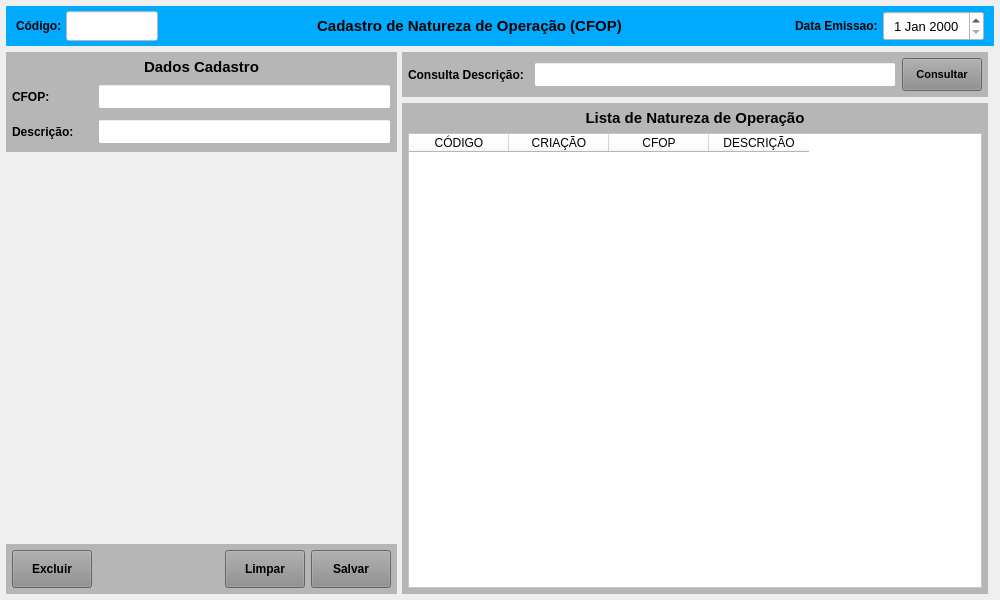
<?xml version="1.0" encoding="UTF-8"?>
<ui version="4.0">
 <class>MainWindow</class>
 <widget class="QMainWindow" name="MainWindow">
  <property name="geometry">
   <rect>
    <x>0</x>
    <y>0</y>
    <width>1000</width>
    <height>600</height>
   </rect>
  </property>
  <property name="windowTitle">
   <string>Cadastro de Naturaza de Operação (CFOP)</string>
  </property>
  <property name="styleSheet">
   <string notr="true"/>
  </property>
  <widget class="QWidget" name="centralwidget">
   <layout class="QVBoxLayout" name="verticalLayout">
    <property name="spacing">
     <number>6</number>
    </property>
    <property name="leftMargin">
     <number>6</number>
    </property>
    <property name="topMargin">
     <number>6</number>
    </property>
    <property name="rightMargin">
     <number>6</number>
    </property>
    <property name="bottomMargin">
     <number>6</number>
    </property>
    <item>
     <widget class="QWidget" name="widget" native="true">
      <property name="minimumSize">
       <size>
        <width>0</width>
        <height>40</height>
       </size>
      </property>
      <property name="maximumSize">
       <size>
        <width>16777215</width>
        <height>40</height>
       </size>
      </property>
      <property name="styleSheet">
       <string notr="true">background-color: rgb(0, 170, 255);</string>
      </property>
      <layout class="QHBoxLayout" name="horizontalLayout">
       <property name="spacing">
        <number>2</number>
       </property>
       <property name="leftMargin">
        <number>10</number>
       </property>
       <property name="topMargin">
        <number>5</number>
       </property>
       <property name="rightMargin">
        <number>10</number>
       </property>
       <property name="bottomMargin">
        <number>5</number>
       </property>
       <item>
        <widget class="QLabel" name="label_4">
         <property name="minimumSize">
          <size>
           <width>48</width>
           <height>0</height>
          </size>
         </property>
         <property name="maximumSize">
          <size>
           <width>48</width>
           <height>16777215</height>
          </size>
         </property>
         <property name="font">
          <font>
           <pointsize>9</pointsize>
           <weight>75</weight>
           <bold>true</bold>
          </font>
         </property>
         <property name="styleSheet">
          <string notr="true"/>
         </property>
         <property name="text">
          <string>Código:</string>
         </property>
         <property name="alignment">
          <set>Qt::AlignLeading|Qt::AlignLeft|Qt::AlignVCenter</set>
         </property>
        </widget>
       </item>
       <item>
        <widget class="QLineEdit" name="line_Num">
         <property name="sizePolicy">
          <sizepolicy hsizetype="Preferred" vsizetype="Preferred">
           <horstretch>0</horstretch>
           <verstretch>0</verstretch>
          </sizepolicy>
         </property>
         <property name="minimumSize">
          <size>
           <width>92</width>
           <height>0</height>
          </size>
         </property>
         <property name="maximumSize">
          <size>
           <width>92</width>
           <height>16777215</height>
          </size>
         </property>
         <property name="font">
          <font>
           <pointsize>12</pointsize>
          </font>
         </property>
         <property name="styleSheet">
          <string notr="true">background-color: rgb(255, 255, 255);</string>
         </property>
         <property name="inputMask">
          <string/>
         </property>
         <property name="text">
          <string/>
         </property>
         <property name="frame">
          <bool>true</bool>
         </property>
         <property name="echoMode">
          <enum>QLineEdit::Normal</enum>
         </property>
         <property name="alignment">
          <set>Qt::AlignCenter</set>
         </property>
         <property name="dragEnabled">
          <bool>false</bool>
         </property>
         <property name="placeholderText">
          <string/>
         </property>
        </widget>
       </item>
       <item>
        <widget class="QLabel" name="label_13">
         <property name="sizePolicy">
          <sizepolicy hsizetype="Preferred" vsizetype="Preferred">
           <horstretch>0</horstretch>
           <verstretch>0</verstretch>
          </sizepolicy>
         </property>
         <property name="minimumSize">
          <size>
           <width>0</width>
           <height>0</height>
          </size>
         </property>
         <property name="font">
          <font>
           <pointsize>11</pointsize>
           <weight>75</weight>
           <bold>true</bold>
          </font>
         </property>
         <property name="styleSheet">
          <string notr="true"/>
         </property>
         <property name="text">
          <string>Cadastro de Natureza de Operação (CFOP)</string>
         </property>
         <property name="alignment">
          <set>Qt::AlignCenter</set>
         </property>
        </widget>
       </item>
       <item>
        <widget class="QLabel" name="label_11">
         <property name="sizePolicy">
          <sizepolicy hsizetype="Preferred" vsizetype="Preferred">
           <horstretch>0</horstretch>
           <verstretch>0</verstretch>
          </sizepolicy>
         </property>
         <property name="minimumSize">
          <size>
           <width>100</width>
           <height>0</height>
          </size>
         </property>
         <property name="maximumSize">
          <size>
           <width>100</width>
           <height>16777215</height>
          </size>
         </property>
         <property name="font">
          <font>
           <pointsize>9</pointsize>
           <weight>75</weight>
           <bold>true</bold>
          </font>
         </property>
         <property name="styleSheet">
          <string notr="true"/>
         </property>
         <property name="text">
          <string>Data Emissao: </string>
         </property>
         <property name="alignment">
          <set>Qt::AlignRight|Qt::AlignTrailing|Qt::AlignVCenter</set>
         </property>
        </widget>
       </item>
       <item>
        <widget class="QDateEdit" name="date_Emissao">
         <property name="sizePolicy">
          <sizepolicy hsizetype="Preferred" vsizetype="Preferred">
           <horstretch>0</horstretch>
           <verstretch>0</verstretch>
          </sizepolicy>
         </property>
         <property name="minimumSize">
          <size>
           <width>101</width>
           <height>0</height>
          </size>
         </property>
         <property name="maximumSize">
          <size>
           <width>101</width>
           <height>16777215</height>
          </size>
         </property>
         <property name="font">
          <font>
           <pointsize>10</pointsize>
          </font>
         </property>
         <property name="styleSheet">
          <string notr="true">background-color: rgb(255, 255, 255);</string>
         </property>
         <property name="alignment">
          <set>Qt::AlignCenter</set>
         </property>
        </widget>
       </item>
      </layout>
     </widget>
    </item>
    <item>
     <widget class="QWidget" name="widget_2" native="true">
      <property name="styleSheet">
       <string notr="true"/>
      </property>
      <layout class="QHBoxLayout" name="horizontalLayout_3">
       <property name="spacing">
        <number>5</number>
       </property>
       <property name="leftMargin">
        <number>0</number>
       </property>
       <property name="topMargin">
        <number>0</number>
       </property>
       <property name="rightMargin">
        <number>0</number>
       </property>
       <property name="bottomMargin">
        <number>0</number>
       </property>
       <item>
        <widget class="QWidget" name="widget_4" native="true">
         <property name="minimumSize">
          <size>
           <width>391</width>
           <height>0</height>
          </size>
         </property>
         <property name="maximumSize">
          <size>
           <width>391</width>
           <height>16777215</height>
          </size>
         </property>
         <property name="styleSheet">
          <string notr="true"/>
         </property>
         <layout class="QVBoxLayout" name="verticalLayout_2">
          <property name="spacing">
           <number>5</number>
          </property>
          <property name="leftMargin">
           <number>0</number>
          </property>
          <property name="topMargin">
           <number>0</number>
          </property>
          <property name="rightMargin">
           <number>0</number>
          </property>
          <property name="bottomMargin">
           <number>0</number>
          </property>
          <item>
           <widget class="QWidget" name="widget_6" native="true">
            <property name="minimumSize">
             <size>
              <width>0</width>
              <height>100</height>
             </size>
            </property>
            <property name="maximumSize">
             <size>
              <width>16777215</width>
              <height>100</height>
             </size>
            </property>
            <property name="styleSheet">
             <string notr="true">background-color: rgb(182, 182, 182);</string>
            </property>
            <layout class="QVBoxLayout" name="verticalLayout_3">
             <property name="leftMargin">
              <number>6</number>
             </property>
             <property name="topMargin">
              <number>6</number>
             </property>
             <property name="rightMargin">
              <number>6</number>
             </property>
             <property name="bottomMargin">
              <number>6</number>
             </property>
             <item>
              <widget class="QLabel" name="label_2">
               <property name="minimumSize">
                <size>
                 <width>0</width>
                 <height>18</height>
                </size>
               </property>
               <property name="maximumSize">
                <size>
                 <width>16777215</width>
                 <height>18</height>
                </size>
               </property>
               <property name="font">
                <font>
                 <pointsize>11</pointsize>
                 <weight>75</weight>
                 <bold>true</bold>
                </font>
               </property>
               <property name="text">
                <string>Dados Cadastro</string>
               </property>
               <property name="alignment">
                <set>Qt::AlignCenter</set>
               </property>
              </widget>
             </item>
             <item>
              <widget class="QWidget" name="widget_9" native="true">
               <layout class="QHBoxLayout" name="horizontalLayout_5">
                <property name="leftMargin">
                 <number>0</number>
                </property>
                <property name="topMargin">
                 <number>0</number>
                </property>
                <property name="rightMargin">
                 <number>0</number>
                </property>
                <property name="bottomMargin">
                 <number>0</number>
                </property>
                <item>
                 <widget class="QLabel" name="label_25">
                  <property name="minimumSize">
                   <size>
                    <width>80</width>
                    <height>0</height>
                   </size>
                  </property>
                  <property name="maximumSize">
                   <size>
                    <width>80</width>
                    <height>16777215</height>
                   </size>
                  </property>
                  <property name="font">
                   <font>
                    <pointsize>9</pointsize>
                    <weight>75</weight>
                    <bold>true</bold>
                   </font>
                  </property>
                  <property name="text">
                   <string>CFOP:</string>
                  </property>
                  <property name="alignment">
                   <set>Qt::AlignLeading|Qt::AlignLeft|Qt::AlignVCenter</set>
                  </property>
                 </widget>
                </item>
                <item>
                 <widget class="QLineEdit" name="line_CFOP">
                  <property name="sizePolicy">
                   <sizepolicy hsizetype="Preferred" vsizetype="Preferred">
                    <horstretch>0</horstretch>
                    <verstretch>0</verstretch>
                   </sizepolicy>
                  </property>
                  <property name="minimumSize">
                   <size>
                    <width>0</width>
                    <height>25</height>
                   </size>
                  </property>
                  <property name="maximumSize">
                   <size>
                    <width>16777215</width>
                    <height>25</height>
                   </size>
                  </property>
                  <property name="font">
                   <font>
                    <pointsize>9</pointsize>
                   </font>
                  </property>
                  <property name="styleSheet">
                   <string notr="true">background-color: rgb(255, 255, 255);</string>
                  </property>
                  <property name="text">
                   <string/>
                  </property>
                  <property name="maxLength">
                   <number>45</number>
                  </property>
                  <property name="alignment">
                   <set>Qt::AlignLeading|Qt::AlignLeft|Qt::AlignVCenter</set>
                  </property>
                 </widget>
                </item>
               </layout>
              </widget>
             </item>
             <item>
              <widget class="QWidget" name="widget_8" native="true">
               <layout class="QHBoxLayout" name="horizontalLayout_4">
                <property name="leftMargin">
                 <number>0</number>
                </property>
                <property name="topMargin">
                 <number>0</number>
                </property>
                <property name="rightMargin">
                 <number>0</number>
                </property>
                <property name="bottomMargin">
                 <number>0</number>
                </property>
                <item>
                 <widget class="QLabel" name="label_24">
                  <property name="minimumSize">
                   <size>
                    <width>80</width>
                    <height>0</height>
                   </size>
                  </property>
                  <property name="maximumSize">
                   <size>
                    <width>80</width>
                    <height>16777215</height>
                   </size>
                  </property>
                  <property name="font">
                   <font>
                    <pointsize>9</pointsize>
                    <weight>75</weight>
                    <bold>true</bold>
                   </font>
                  </property>
                  <property name="text">
                   <string>Descrição:</string>
                  </property>
                  <property name="alignment">
                   <set>Qt::AlignLeading|Qt::AlignLeft|Qt::AlignVCenter</set>
                  </property>
                 </widget>
                </item>
                <item>
                 <widget class="QLineEdit" name="line_Descricao">
                  <property name="sizePolicy">
                   <sizepolicy hsizetype="Preferred" vsizetype="Preferred">
                    <horstretch>0</horstretch>
                    <verstretch>0</verstretch>
                   </sizepolicy>
                  </property>
                  <property name="minimumSize">
                   <size>
                    <width>0</width>
                    <height>25</height>
                   </size>
                  </property>
                  <property name="maximumSize">
                   <size>
                    <width>16777215</width>
                    <height>25</height>
                   </size>
                  </property>
                  <property name="font">
                   <font>
                    <pointsize>9</pointsize>
                   </font>
                  </property>
                  <property name="styleSheet">
                   <string notr="true">background-color: rgb(255, 255, 255);</string>
                  </property>
                  <property name="text">
                   <string/>
                  </property>
                  <property name="maxLength">
                   <number>45</number>
                  </property>
                  <property name="alignment">
                   <set>Qt::AlignLeading|Qt::AlignLeft|Qt::AlignVCenter</set>
                  </property>
                 </widget>
                </item>
               </layout>
              </widget>
             </item>
            </layout>
           </widget>
          </item>
          <item>
           <widget class="QWidget" name="widget_7" native="true"/>
          </item>
          <item>
           <widget class="QWidget" name="widget_3" native="true">
            <property name="minimumSize">
             <size>
              <width>0</width>
              <height>50</height>
             </size>
            </property>
            <property name="maximumSize">
             <size>
              <width>16777215</width>
              <height>50</height>
             </size>
            </property>
            <property name="styleSheet">
             <string notr="true">background-color: rgb(182, 182, 182);</string>
            </property>
            <layout class="QHBoxLayout" name="horizontalLayout_2">
             <property name="spacing">
              <number>6</number>
             </property>
             <property name="leftMargin">
              <number>6</number>
             </property>
             <property name="topMargin">
              <number>6</number>
             </property>
             <property name="rightMargin">
              <number>6</number>
             </property>
             <property name="bottomMargin">
              <number>6</number>
             </property>
             <item>
              <widget class="QPushButton" name="btn_Excluir">
               <property name="sizePolicy">
                <sizepolicy hsizetype="Fixed" vsizetype="Preferred">
                 <horstretch>0</horstretch>
                 <verstretch>0</verstretch>
                </sizepolicy>
               </property>
               <property name="maximumSize">
                <size>
                 <width>80</width>
                 <height>16777215</height>
                </size>
               </property>
               <property name="font">
                <font>
                 <pointsize>9</pointsize>
                 <weight>75</weight>
                 <bold>true</bold>
                </font>
               </property>
               <property name="cursor">
                <cursorShape>PointingHandCursor</cursorShape>
               </property>
               <property name="layoutDirection">
                <enum>Qt::LeftToRight</enum>
               </property>
               <property name="autoFillBackground">
                <bool>false</bool>
               </property>
               <property name="styleSheet">
                <string notr="true">background-color: rgb(141, 141, 141);</string>
               </property>
               <property name="text">
                <string>Excluir</string>
               </property>
               <property name="checkable">
                <bool>false</bool>
               </property>
               <property name="autoDefault">
                <bool>false</bool>
               </property>
               <property name="default">
                <bool>false</bool>
               </property>
               <property name="flat">
                <bool>false</bool>
               </property>
              </widget>
             </item>
             <item>
              <widget class="QLabel" name="label">
               <property name="text">
                <string/>
               </property>
              </widget>
             </item>
             <item>
              <widget class="QPushButton" name="btn_Limpar">
               <property name="sizePolicy">
                <sizepolicy hsizetype="Fixed" vsizetype="Preferred">
                 <horstretch>0</horstretch>
                 <verstretch>0</verstretch>
                </sizepolicy>
               </property>
               <property name="maximumSize">
                <size>
                 <width>80</width>
                 <height>16777215</height>
                </size>
               </property>
               <property name="font">
                <font>
                 <pointsize>9</pointsize>
                 <weight>75</weight>
                 <bold>true</bold>
                </font>
               </property>
               <property name="cursor">
                <cursorShape>PointingHandCursor</cursorShape>
               </property>
               <property name="layoutDirection">
                <enum>Qt::LeftToRight</enum>
               </property>
               <property name="autoFillBackground">
                <bool>false</bool>
               </property>
               <property name="styleSheet">
                <string notr="true">background-color: rgb(141, 141, 141);</string>
               </property>
               <property name="text">
                <string>Limpar</string>
               </property>
               <property name="checkable">
                <bool>false</bool>
               </property>
               <property name="autoDefault">
                <bool>false</bool>
               </property>
               <property name="default">
                <bool>false</bool>
               </property>
               <property name="flat">
                <bool>false</bool>
               </property>
              </widget>
             </item>
             <item>
              <widget class="QPushButton" name="btn_Salvar">
               <property name="sizePolicy">
                <sizepolicy hsizetype="Fixed" vsizetype="Preferred">
                 <horstretch>0</horstretch>
                 <verstretch>0</verstretch>
                </sizepolicy>
               </property>
               <property name="maximumSize">
                <size>
                 <width>80</width>
                 <height>16777215</height>
                </size>
               </property>
               <property name="font">
                <font>
                 <pointsize>9</pointsize>
                 <weight>75</weight>
                 <bold>true</bold>
                </font>
               </property>
               <property name="cursor">
                <cursorShape>PointingHandCursor</cursorShape>
               </property>
               <property name="styleSheet">
                <string notr="true">background-color: rgb(141, 141, 141);</string>
               </property>
               <property name="text">
                <string>Salvar</string>
               </property>
              </widget>
             </item>
            </layout>
           </widget>
          </item>
         </layout>
        </widget>
       </item>
       <item>
        <widget class="QWidget" name="widget_5" native="true">
         <property name="styleSheet">
          <string notr="true"/>
         </property>
         <layout class="QVBoxLayout" name="verticalLayout_5">
          <property name="leftMargin">
           <number>0</number>
          </property>
          <property name="topMargin">
           <number>0</number>
          </property>
          <property name="rightMargin">
           <number>6</number>
          </property>
          <property name="bottomMargin">
           <number>0</number>
          </property>
          <item>
           <widget class="QWidget" name="widget_12" native="true">
            <property name="maximumSize">
             <size>
              <width>16777215</width>
              <height>45</height>
             </size>
            </property>
            <property name="sizeIncrement">
             <size>
              <width>0</width>
              <height>45</height>
             </size>
            </property>
            <property name="styleSheet">
             <string notr="true">background-color: rgb(182, 182, 182);</string>
            </property>
            <layout class="QHBoxLayout" name="horizontalLayout_7">
             <property name="leftMargin">
              <number>6</number>
             </property>
             <property name="topMargin">
              <number>6</number>
             </property>
             <property name="rightMargin">
              <number>6</number>
             </property>
             <property name="bottomMargin">
              <number>6</number>
             </property>
             <item>
              <widget class="QLabel" name="label_6">
               <property name="minimumSize">
                <size>
                 <width>120</width>
                 <height>0</height>
                </size>
               </property>
               <property name="maximumSize">
                <size>
                 <width>120</width>
                 <height>16777215</height>
                </size>
               </property>
               <property name="font">
                <font>
                 <pointsize>9</pointsize>
                 <weight>75</weight>
                 <bold>true</bold>
                </font>
               </property>
               <property name="text">
                <string>Consulta Descrição:</string>
               </property>
               <property name="alignment">
                <set>Qt::AlignLeading|Qt::AlignLeft|Qt::AlignVCenter</set>
               </property>
              </widget>
             </item>
             <item>
              <widget class="QLineEdit" name="line_Consulta">
               <property name="sizePolicy">
                <sizepolicy hsizetype="Preferred" vsizetype="Preferred">
                 <horstretch>0</horstretch>
                 <verstretch>0</verstretch>
                </sizepolicy>
               </property>
               <property name="minimumSize">
                <size>
                 <width>0</width>
                 <height>25</height>
                </size>
               </property>
               <property name="maximumSize">
                <size>
                 <width>16777215</width>
                 <height>25</height>
                </size>
               </property>
               <property name="font">
                <font>
                 <pointsize>9</pointsize>
                </font>
               </property>
               <property name="styleSheet">
                <string notr="true">background-color: rgb(255, 255, 255);</string>
               </property>
               <property name="inputMask">
                <string/>
               </property>
               <property name="alignment">
                <set>Qt::AlignLeading|Qt::AlignLeft|Qt::AlignVCenter</set>
               </property>
              </widget>
             </item>
             <item>
              <widget class="QPushButton" name="btn_Consulta">
               <property name="sizePolicy">
                <sizepolicy hsizetype="Preferred" vsizetype="Preferred">
                 <horstretch>0</horstretch>
                 <verstretch>0</verstretch>
                </sizepolicy>
               </property>
               <property name="minimumSize">
                <size>
                 <width>80</width>
                 <height>0</height>
                </size>
               </property>
               <property name="maximumSize">
                <size>
                 <width>80</width>
                 <height>16777215</height>
                </size>
               </property>
               <property name="font">
                <font>
                 <pointsize>8</pointsize>
                 <weight>75</weight>
                 <bold>true</bold>
                </font>
               </property>
               <property name="cursor">
                <cursorShape>PointingHandCursor</cursorShape>
               </property>
               <property name="layoutDirection">
                <enum>Qt::LeftToRight</enum>
               </property>
               <property name="autoFillBackground">
                <bool>false</bool>
               </property>
               <property name="styleSheet">
                <string notr="true">background-color: rgb(141, 141, 141);</string>
               </property>
               <property name="text">
                <string>Consultar</string>
               </property>
               <property name="checkable">
                <bool>false</bool>
               </property>
               <property name="autoDefault">
                <bool>false</bool>
               </property>
               <property name="default">
                <bool>false</bool>
               </property>
               <property name="flat">
                <bool>false</bool>
               </property>
              </widget>
             </item>
            </layout>
           </widget>
          </item>
          <item>
           <widget class="QWidget" name="widget_11" native="true">
            <property name="styleSheet">
             <string notr="true">background-color: rgb(182, 182, 182);</string>
            </property>
            <layout class="QVBoxLayout" name="verticalLayout_4">
             <property name="leftMargin">
              <number>6</number>
             </property>
             <property name="topMargin">
              <number>6</number>
             </property>
             <property name="rightMargin">
              <number>6</number>
             </property>
             <property name="bottomMargin">
              <number>6</number>
             </property>
             <item>
              <widget class="QLabel" name="label_5">
               <property name="minimumSize">
                <size>
                 <width>0</width>
                 <height>18</height>
                </size>
               </property>
               <property name="maximumSize">
                <size>
                 <width>16777215</width>
                 <height>18</height>
                </size>
               </property>
               <property name="font">
                <font>
                 <pointsize>11</pointsize>
                 <weight>75</weight>
                 <bold>true</bold>
                </font>
               </property>
               <property name="text">
                <string>Lista de Natureza de Operação</string>
               </property>
               <property name="alignment">
                <set>Qt::AlignCenter</set>
               </property>
              </widget>
             </item>
             <item>
              <widget class="QTableWidget" name="table_Lista">
               <property name="sizePolicy">
                <sizepolicy hsizetype="Preferred" vsizetype="Preferred">
                 <horstretch>0</horstretch>
                 <verstretch>0</verstretch>
                </sizepolicy>
               </property>
               <property name="font">
                <font>
                 <pointsize>9</pointsize>
                </font>
               </property>
               <property name="styleSheet">
                <string notr="true">background-color: rgb(255, 255, 255);</string>
               </property>
               <attribute name="verticalHeaderDefaultSectionSize">
                <number>0</number>
               </attribute>
               <attribute name="verticalHeaderMinimumSectionSize">
                <number>0</number>
               </attribute>
               <column>
                <property name="text">
                 <string>CÓDIGO</string>
                </property>
               </column>
               <column>
                <property name="text">
                 <string>CRIAÇÃO</string>
                </property>
               </column>
               <column>
                <property name="text">
                 <string>CFOP</string>
                </property>
               </column>
               <column>
                <property name="text">
                 <string>DESCRIÇÃO</string>
                </property>
               </column>
              </widget>
             </item>
            </layout>
           </widget>
          </item>
         </layout>
        </widget>
       </item>
      </layout>
     </widget>
    </item>
   </layout>
  </widget>
 </widget>
 <resources/>
 <connections/>
</ui>
